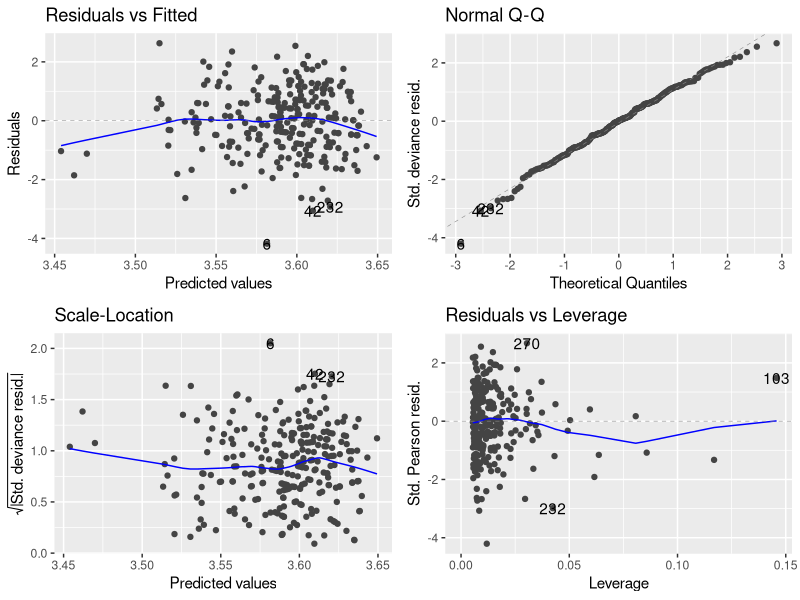
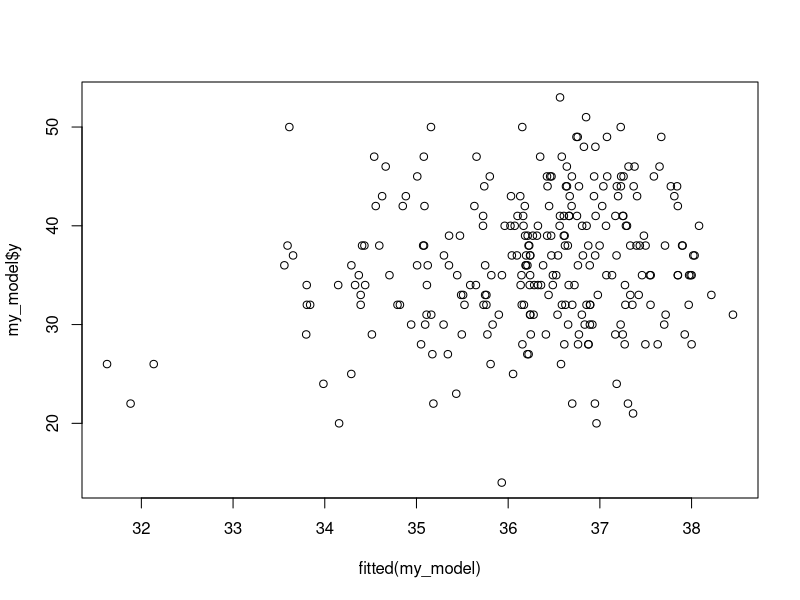
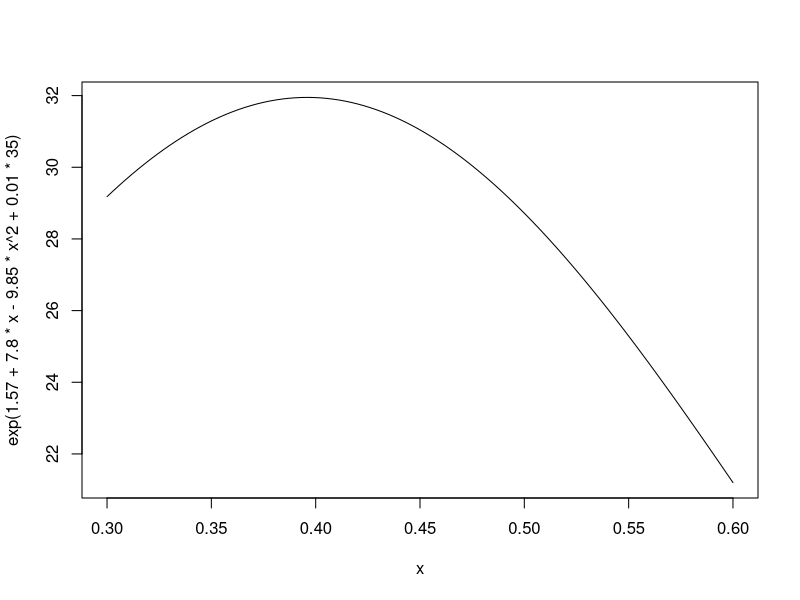
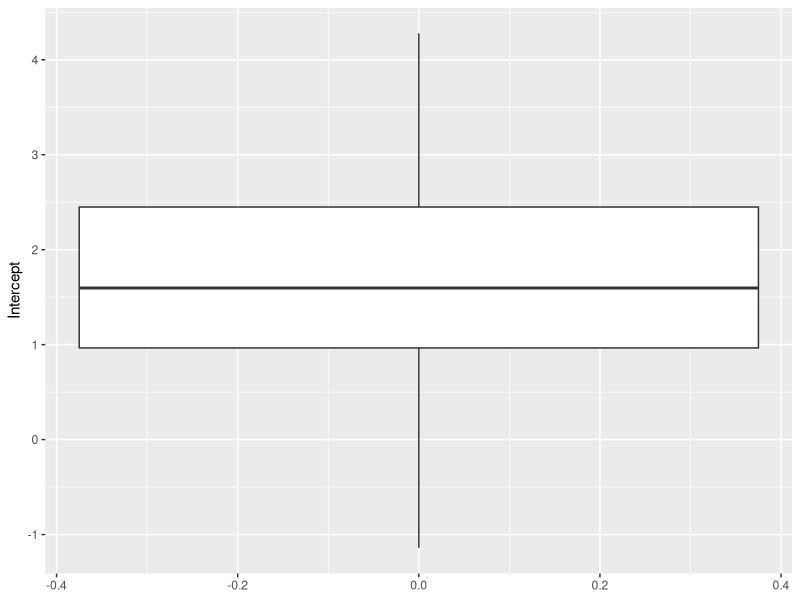
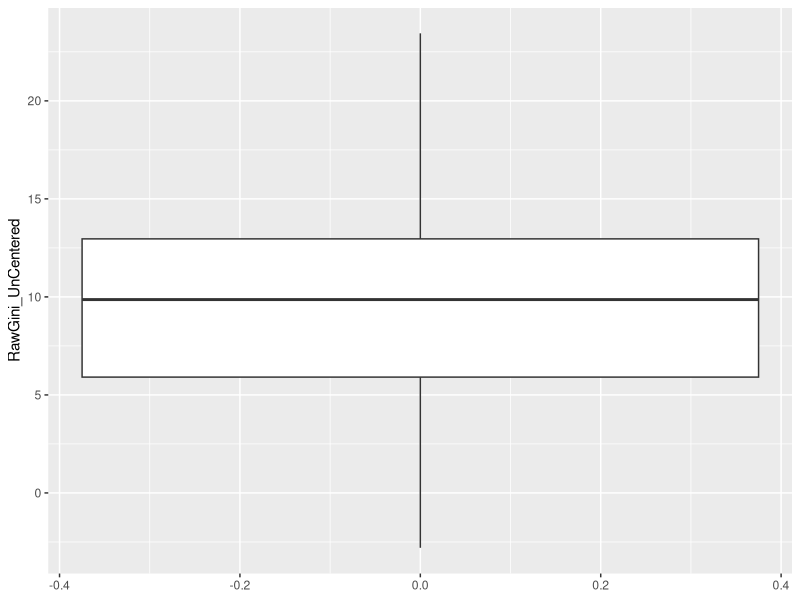
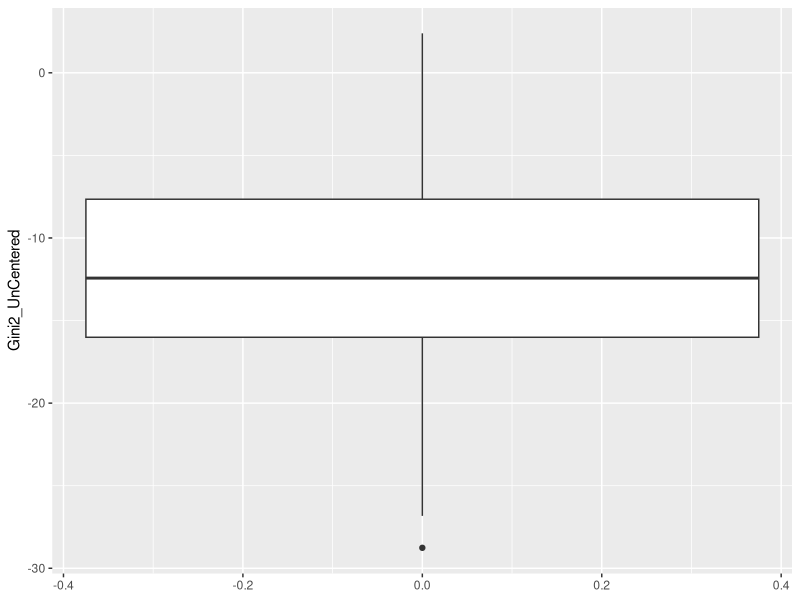
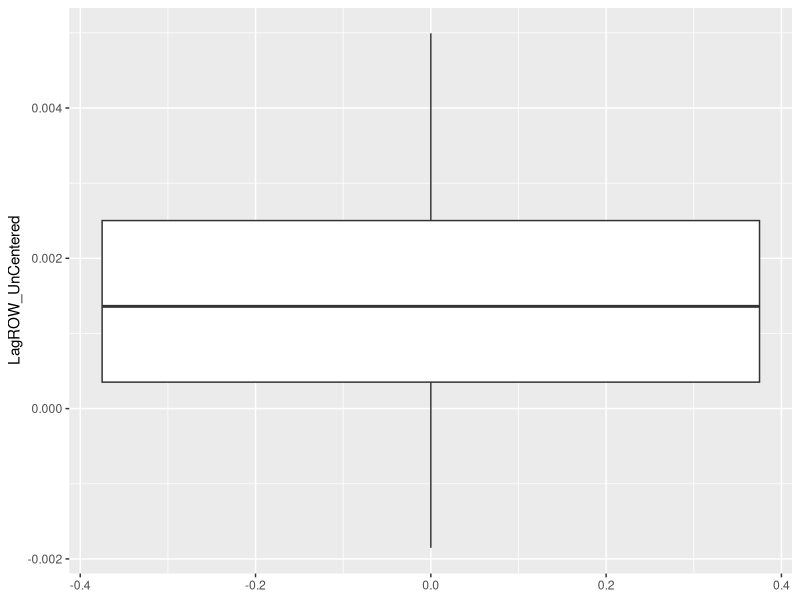
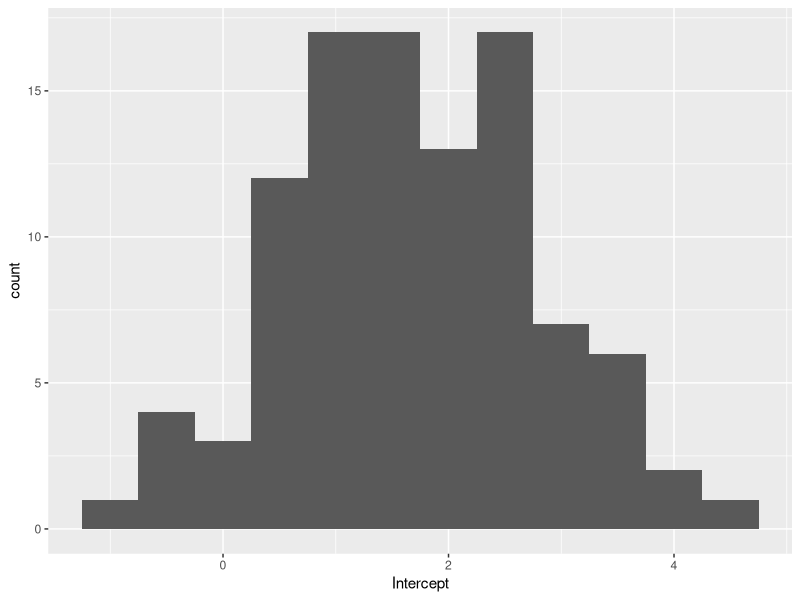

Reproduce these figures in R, in order.
#Simulating ROW Data using a Poisson Distribution and Log-Link GLM 

library(readxl)
library(dplyr)
library(ggplot2)
library(ggfortify)

data <- read.csv("CompleteTeamData.csv")

#Lagged ROW column 
data <- data %>% 
  arrange(Team, Year) %>%
  group_by(Team) %>%
  mutate(ROW_prev_actual = lag(ROW)) %>%
  ungroup()

#######################################################
#UPDATED SIMULATION WITH POISSON MODEL & UNCENTERED
######################################################

simulate_row <- function(beta0, beta1, beta2, beta3){
  
  data <- data %>% arrange(Team, Year)
  data$ROW_sim <- NA 
  teams <- unique(data$Team)
  
  for (team in teams){ 
    team_data <- data %>% filter(Team == team) #all rows for current team 
    
    for (i in 1:nrow(team_data)){
      year <- team_data$Year[i] 
      
      if (year == min(team_data$Year)){ #keeping actual ROW for first year 
        data$ROW_sim[data$Team == team & data$Year == year] <- team_data$ROW[i]
      }else { 
        #For al other years, simulate the ROW with the previous years simulated ROW 
        prev_sim <- data$ROW_sim[data$Team == team & data$Year == (year - 1)]
        gini <- team_data$RawGini[i]
        gini2 <- gini^2
        
        log_mu <- beta0 + 
          beta1 * (gini) + 
          beta2 * (gini2) +
          beta3 * (prev_sim)
        mu <- exp(log_mu)
        
        sim_row <- rpois(1, lambda = mu)
        data$ROW_sim[data$Team == team & data$Year == year] <- sim_row
      }
    }
    
  }
  return(data)
}


#Our version of one_VAR_sim to simulate one 20yr dataset & estimate the coefficients with GLM
one_ROW_sim <- function(data){
  
  #GLM on actual data for starting coeffs
  glm_fit <- glm(
    ROW ~ RawGini +
      Gini2 +
      ROW_prev_actual,
    family = poisson(link = "log"),
    data = data
  )
  
  beta0 <- coef(glm_fit)[1]
  beta1 <- coef(glm_fit)[2]
  beta2 <- coef(glm_fit)[3]
  beta3 <- coef(glm_fit)[4]
  
  #Sim new ROW values
  sim_data <- simulate_row(beta0, beta1, beta2, beta3)
  
  #GLM on simulated data 
  sim_glm <- glm(
    ROW_sim ~ RawGini + 
      Gini2 + 
      ROW_prev_actual, 
    family = poisson(link = "log"),
    data = sim_data
  )
  
  #return(autoplot(glm_fit))
  #return(coef(glm_fit))
  return(sim_glm)
}

#Running one simulation & visualizing 
my_model<- one_ROW_sim(data)
summary(my_model)
autoplot(my_model)
plot(fitted(my_model), my_model$y)

sd(data$RawGini)

#Curve based on specific coeff to visualize effect of Gini on expected ROW
curve(exp(1.57 + 7.8*x -9.85*x^2+0.01*35), from=c(0.3), to=c(0.6))


#100 Replications of simulation
set.seed(123)
rep_results <- replicate(100, 
                         coef(one_ROW_sim(data)),
                         simplify = "matrix")
rep_results_df_uncentered <- as.data.frame(t(rep_results))
colnames(rep_results_df_uncentered) <- c("Intercept", "RawGini_UnCentered", "Gini2_UnCentered", "LagROW_UnCentered")

View(rep_results_df_uncentered)

dim(rep_results_df_uncentered)

# Boxplots
ggplot(rep_results_df_uncentered, aes(y = Intercept)) + geom_boxplot()
ggplot(rep_results_df_uncentered, aes(y = RawGini_UnCentered)) + geom_boxplot()
ggplot(rep_results_df_uncentered, aes(y = Gini2_UnCentered)) + geom_boxplot()
ggplot(rep_results_df_uncentered, aes(y = LagROW_UnCentered)) + geom_boxplot()

# Histograms
ggplot(rep_results_df_uncentered, aes(x = Intercept)) + geom_histogram(binwidth = 0.5)
ggplot(rep_results_df_uncentered, aes(x = RawGini_UnCentered)) + geom_histogram(binwidth = 1)
ggplot(rep_results_df_uncentered, aes(x = Gini2_UnCentered)) + geom_histogram(binwidth = 1)
ggplot(rep_results_df_uncentered, aes(x = LagROW_UnCentered)) + geom_histogram(binwidth = 0.0005)
